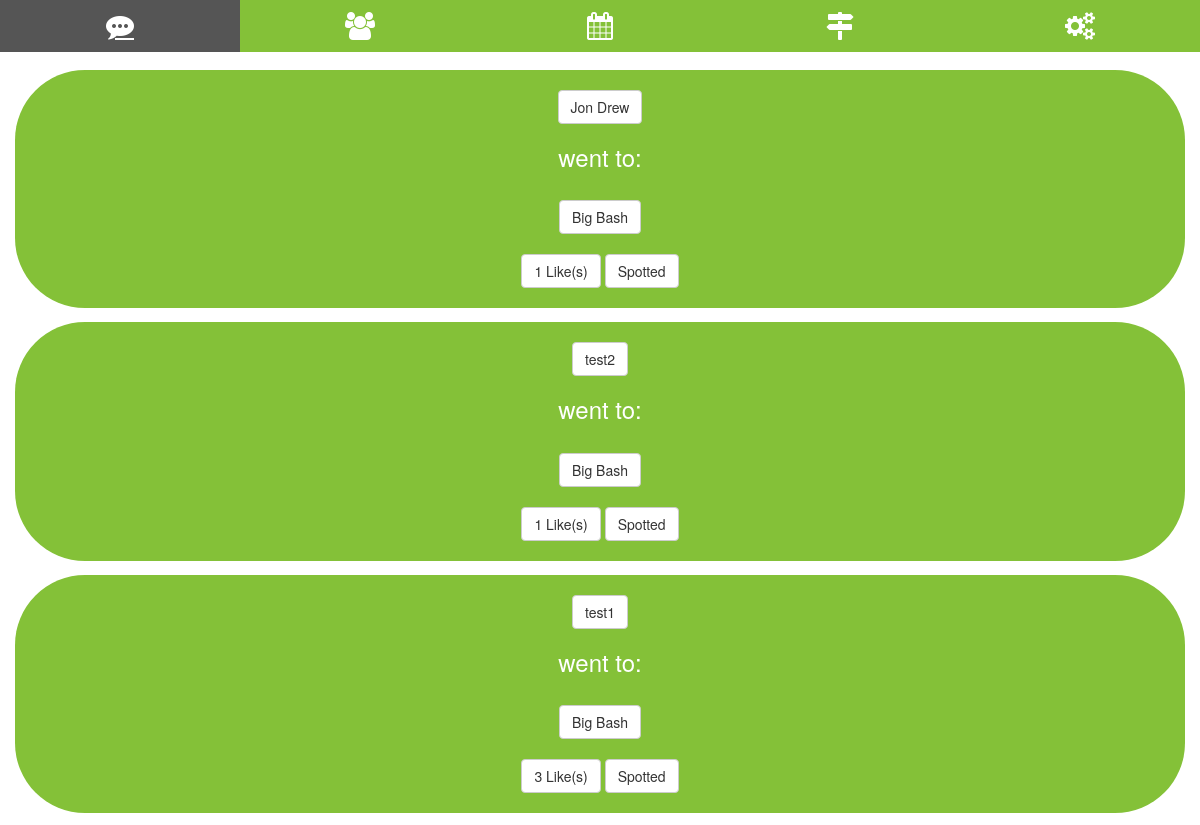
Page /ribbits/ (signed in, upper part) on the earlier database version.
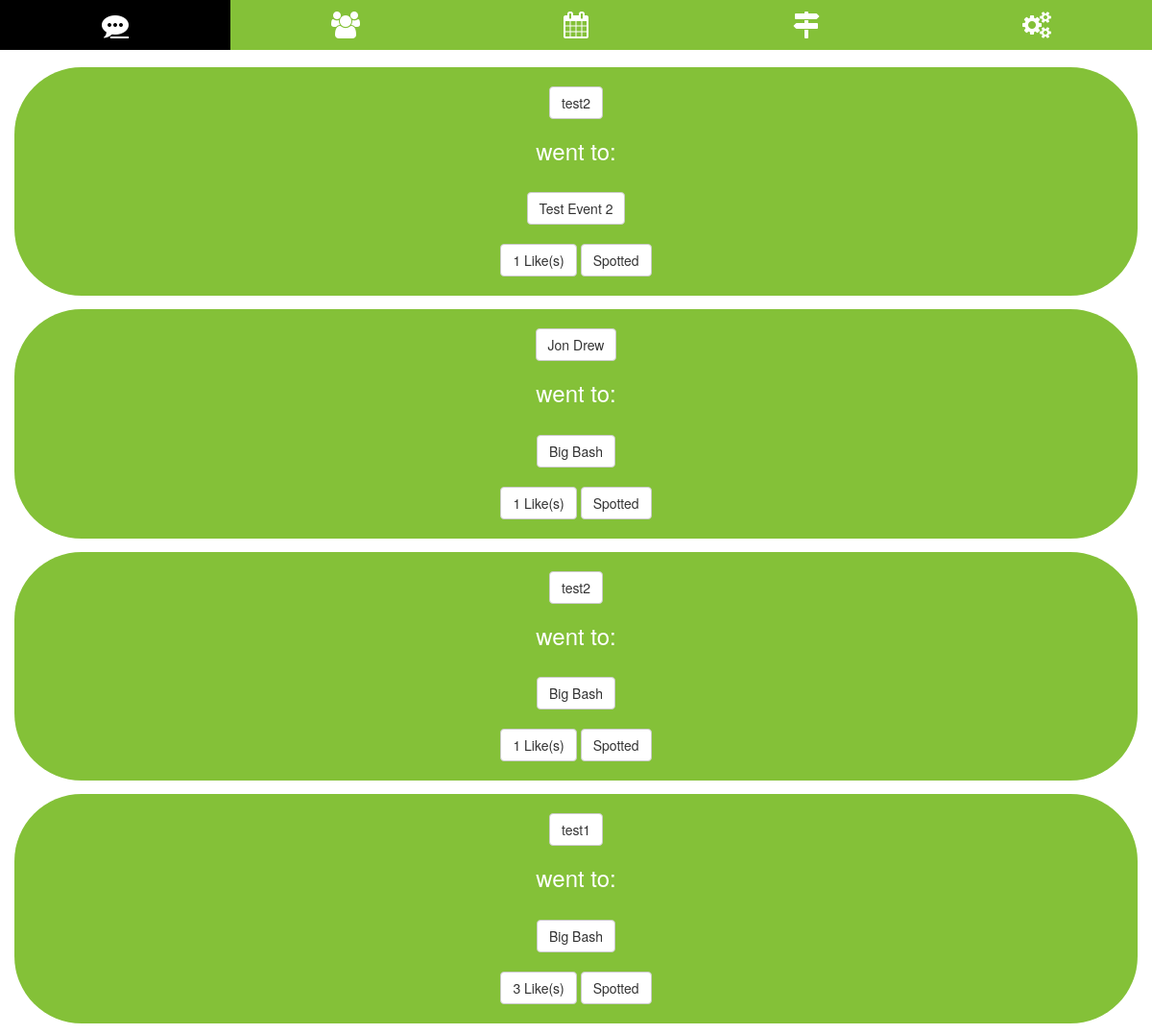
Same page on the later database version.
### ribbits/models.py (models this page shows, shortened)
class Ribbit(models.Model):
    sent_by         = models.ForeignKey('hoppers.Hopper', on_delete=models.CASCADE, related_name='sender', null=True)
    event           = models.ForeignKey('events.Event', on_delete=models.CASCADE)
    likes           = models.ManyToManyField('hoppers.Hopper', related_name='likes')
    spots           = models.ManyToManyField('hoppers.Hopper', related_name='spots')
    sent_to         = models.ManyToManyField('hoppers.Hopper', related_name='sent_to')
    slug            = models.SlugField(null=True, unique=True, editable=False)
    created_at      = models.DateTimeField(default=timezone.now)
    deleted_at      = models.DateTimeField(null=True)
    class Meta:
        unique_together = (('sent_by', 'event'),)
        ordering = ['-created_at']
    def get_absolute_url(self):
        return reverse('ribbits:read', kwargs={'slug': self.slug})
    def add_to_spots(self):
        return reverse('ribbits:spot', kwargs={'ribbit': self.slug})
    def get_likes_list(self):
        likes_list = self.likes.all()
        return Hopper.objects.filter(id__in=likes_list)
    def get_spots_list(self):
        spots_list = self.spots.all()
        return Hopper.objects.filter(id__in=spots_list)

### hoppers/models.py (models this page shows, shortened)
class Hopper(models.Model):
    user            = models.OneToOneField(User, null=True, on_delete=models.SET_NULL)
    listens_to      = models.ManyToManyField('self', through='Pair', symmetrical=False)
    anonymous       = models.BooleanField(default=True)
    email           = models.EmailField(null=True, max_length=100)
    name            = models.CharField(null=True, max_length=100)
    birth_date      = models.DateField(null=True, blank=True)
    includes        = models.TextField(null=True, blank=True)
    excludes        = models.TextField(null=True, blank=True)
    slug            = models.SlugField(null=True, blank=True, unique=True, editable=False)
    created_at      = models.DateTimeField(default=timezone.now)
    def __str__(self):
        if self.anonymous:
            return str(self.user.username)
        else:
            return str(self.name)
    def get_absolute_url(self):
        return reverse('hoppers:read', kwargs={'slug': self.slug})
    def get_listens_to_list(self):
        return Hopper.objects.filter(id__in=self.listens_to.all())

### events/models.py (models this page shows, shortened)
class Event(models.Model):
    created_by      = models.ForeignKey('hoppers.Hopper', null=True, on_delete=models.SET_NULL)
    attending       = models.ManyToManyField('hoppers.Hopper', related_name='attending')
    start           = models.DateTimeField(default=default_start)
    end             = models.DateTimeField(default=default_end)
    pad             = models.ForeignKey('pads.Pad', null=True, blank=True, on_delete=models.CASCADE)
    title           = models.CharField(max_length=20)
    text            = models.TextField(null=True, blank=True)
    private         = models.BooleanField(default=True)
    active          = models.BooleanField(default=True)
    slug            = models.SlugField(null=True, unique=True, editable=False)
    created_at      = models.DateTimeField(default=timezone.now)
    deleted_at      = models.DateTimeField(null=True, blank=True)
    class Meta:
        ordering = ['start']
    def __str__(self):
        return str(self.title)
    def get_absolute_url(self):
        return reverse('events:read', kwargs={'slug': self.slug})
    def get_attending_list(self):
        attending_list = self.attending.all()
        return Hopper.objects.filter(id__in=attending_list)
    def started(self):
        if self.start <= timezone.now():
            return True
        return False

### ribbits/views.py (the view)
class RibbitListView(ListView):
    template_name = 'ribbits/list.html'
    def get_queryset(self, *args, **kwargs):
        request = self.request.user
        hopper = Hopper.objects.get(user=request.id)
        public_ribbits = Ribbit.objects.exclude(event__private=1).filter(sent_by__in=hopper.get_listens_to_list())
        private_ribbits = Ribbit.objects.filter(sent_to=request.hopper)
        user_ribbits = Ribbit.objects.filter(sent_by=hopper)
        return public_ribbits | private_ribbits | user_ribbits

### ribbits/templates/ribbits/list.html
{% extends 'base.html' %}
{% block content %}
  {% for obj in object_list %}
    {% include 'ribbits/snippets/card.html' with object=obj %}
  {% endfor %}
{% endblock content %}

### ribbits/templates/ribbits/snippets/card.html (shortened to what this page needs)
<div class="card text-center">
  <div class="card-body">
    <a href="{{ object.sent_by.get_absolute_url }}" class="btn btn-default"
      <span class="badge">{{ object.sent_by }}</span>
    </a>
    <h3>
      {% if object.event.started %}
        went to:
      {% else %}
        is going to:
      {% endif %}
    </h3>
    <a href="{{ object.event.get_absolute_url }}" class="btn btn-default"
      <span class="badge">{{ object.event }}</span>
    </a>
    {% if request.user.hopper not in object.get_likes_list and object.event.started is False %}
      <a href="{{ object.add_to_likes }}" class="btn btn-default"
        <span class="badge">Like</span>
      </a>
    {% else %}
    <a href="{{ object.get_absolute_url }}" class="btn btn-default"
        <span class="badge">{{ object.get_likes_list.count }} Like(s)</span>
      </a>
    {% endif %}
    {% if request.user.hopper not in object.get_spots_list and request.user.hopper in object.event.get_attending_list and object.event.started %}
      <a href="{{ object.add_to_spots }}" class="btn btn-default"
        <span class="badge">Spotted</span>
      </a>
    {% else %}
      {% if object.event.started %}
        <a href="{{ object.get_absolute_url }}" class="btn btn-default"
          <span class="badge">{{ object.get_spots_list.count }} Spot(s)</span>
        </a>
      {% endif %}
    {% endif %}
  </div>
</div>

Differences in the rows shown:
added Ribbit: sent_by "test2", shows "went to:", event "Test Event 2", get_likes_list.count "1"
